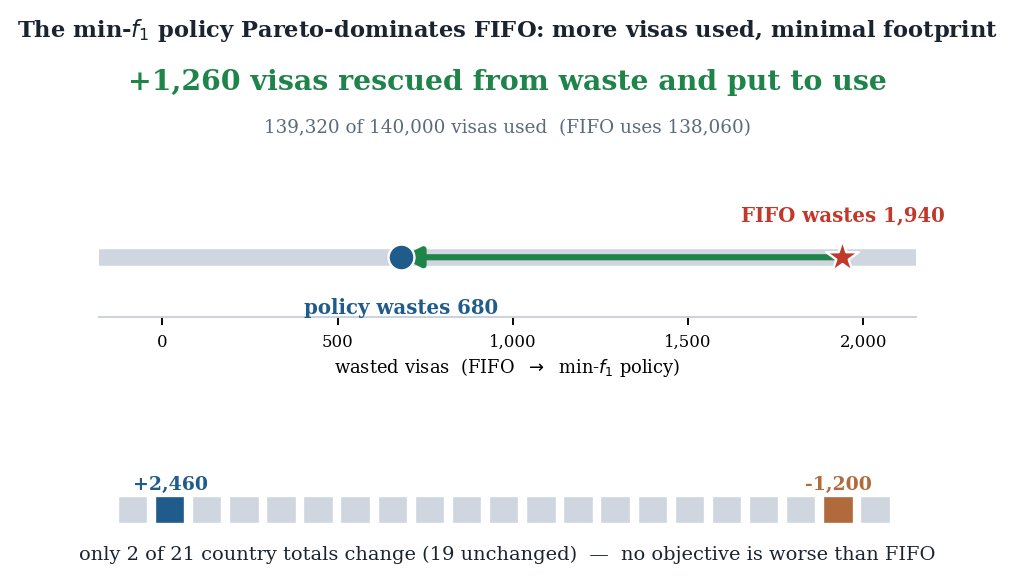

Python code for this plot:
"""
Appendix Figure 2 (names-free, overclaim-free reframe). Shows WHY the min-f1
policy is a clean win over FIFO without naming countries or asserting an
unverified per-group mechanism: it rescues wasted visas and touches almost
nothing. Counts come from the firewall-verified seeds 1-30 reproduction.
"""
import csv
from pathlib import Path
import matplotlib
matplotlib.use("Agg")
import matplotlib.pyplot as plt
from matplotlib.patches import FancyArrowPatch, Rectangle

OUT = Path(__file__).resolve().parent

# data-driven counts from the reproduced policy
rows = [r for r in csv.reader(open(OUT / "country_impact_1to30.csv"))
        if r[0] not in ("country", "__policy__")]
N_COUNTRIES = len(rows)                       # 21
movers = [r for r in rows if int(r[3]) != 0]  # 2
N_MOVED = len(movers)
N_UNCHANGED = N_COUNTRIES - N_MOVED           # 19
GAINER = [r for r in movers if int(r[3]) > 0][0]
LOSER = [r for r in movers if int(r[3]) < 0][0]
WASTE_FIFO, WASTE_MINF1 = 1940, 680
RESCUED = WASTE_FIFO - WASTE_MINF1            # 1,260
USED_MINF1 = 140000 - WASTE_MINF1             # 139,320

INK = "#1A2330"; GAIN = "#1E8449"; BLUE = "#1F5C8B"; AMBER = "#B06A3B"
GREY = "#CFD6DF"
plt.rcParams.update({"font.family": "serif", "text.color": INK})

fig, (axW, axF) = plt.subplots(2, 1, figsize=(6.2, 3.0),
                               gridspec_kw={"height_ratios": [1.0, 0.85], "hspace": 0.95})

# ---- top: visas rescued from waste (before -> after on the waste axis) ------
axW.set_xlim(-180, 2150); axW.set_ylim(-0.5, 0.7)
axW.axhline(0, color=GREY, lw=7, solid_capstyle="round", zorder=0)
arr = FancyArrowPatch((WASTE_FIFO, 0), (WASTE_MINF1, 0), arrowstyle="-|>",
                      mutation_scale=17, lw=2.6, color=GAIN, zorder=3,
                      shrinkA=0, shrinkB=0)
axW.add_patch(arr)
axW.scatter([WASTE_FIFO], [0], s=210, marker="*", color="#C0392B",
            edgecolors="white", linewidths=1.0, zorder=5)
axW.scatter([WASTE_MINF1], [0], s=120, color=BLUE, edgecolors="white",
            linewidths=1.0, zorder=5)
axW.annotate(f"FIFO wastes {WASTE_FIFO:,}", (WASTE_FIFO, 0), xytext=(WASTE_FIFO, 0.30),
             ha="center", fontsize=8.4, color="#C0392B", weight="bold")
axW.annotate(f"policy wastes {WASTE_MINF1:,}", (WASTE_MINF1, 0), xytext=(WASTE_MINF1, -0.34),
             ha="center", va="top", fontsize=8.4, color=BLUE, weight="bold")
axW.text(0.5, 1.95, "The min-$f_1$ policy Pareto-dominates FIFO: more visas used, minimal footprint",
         transform=axW.transAxes, ha="center", fontsize=9.6, weight="bold", color=INK)
axW.text(0.5, 1.58, f"+{RESCUED:,} visas rescued from waste and put to use",
         transform=axW.transAxes, ha="center", fontsize=12, weight="bold", color=GAIN)
axW.text(0.5, 1.28, f"{USED_MINF1:,} of 140,000 visas used  (FIFO uses 138,060)",
         transform=axW.transAxes, ha="center", fontsize=7.8, color="#5A6B7E")
axW.set_xlabel("wasted visas  (FIFO  $\\to$  min-$f_1$ policy)", fontsize=7.6, labelpad=2)
axW.set_xticks([0, 500, 1000, 1500, 2000])
axW.set_xticklabels(["0", "500", "1,000", "1,500", "2,000"], fontsize=7)
axW.set_yticks([])
for s in ("top", "right", "left"):
    axW.spines[s].set_visible(False)
axW.spines["bottom"].set_color("#C9D2DD")

# ---- bottom: footprint strip -- 21 cells, only 2 change ---------------------
axF.set_xlim(-0.5, N_COUNTRIES + 0.5); axF.set_ylim(-1.0, 1.2)
axF.axis("off")
gx = 0
for i in range(N_COUNTRIES):
    if i == 1:
        c, lbl = BLUE, f"+{int(GAINER[3]):,}"
    elif i == N_COUNTRIES - 2:
        c, lbl = AMBER, f"{int(LOSER[3]):,}"
    else:
        c, lbl = GREY, None
    axF.add_patch(Rectangle((i, -0.25), 0.82, 0.5, facecolor=c,
                            edgecolor="white", linewidth=1.0))
    if lbl:
        axF.annotate(lbl, (i + 0.41, 0.30), ha="center", va="bottom",
                     fontsize=8, weight="bold", color=c)
axF.text(N_COUNTRIES / 2, -0.62,
         f"only {N_MOVED} of {N_COUNTRIES} country totals change "
         f"({N_UNCHANGED} unchanged)  —  no objective is worse than FIFO",
         ha="center", va="top", fontsize=8.2, color=INK)

fig.savefig(OUT / "fig_anexo_footprint.pdf", bbox_inches="tight")
fig.savefig(OUT / "fig_anexo_footprint.png", dpi=170, bbox_inches="tight")
print(f"saved footprint | countries={N_COUNTRIES} moved={N_MOVED} unchanged={N_UNCHANGED} "
      f"| rescued={RESCUED} used={USED_MINF1} | gainer +{GAINER[3]} loser {LOSER[3]}")
